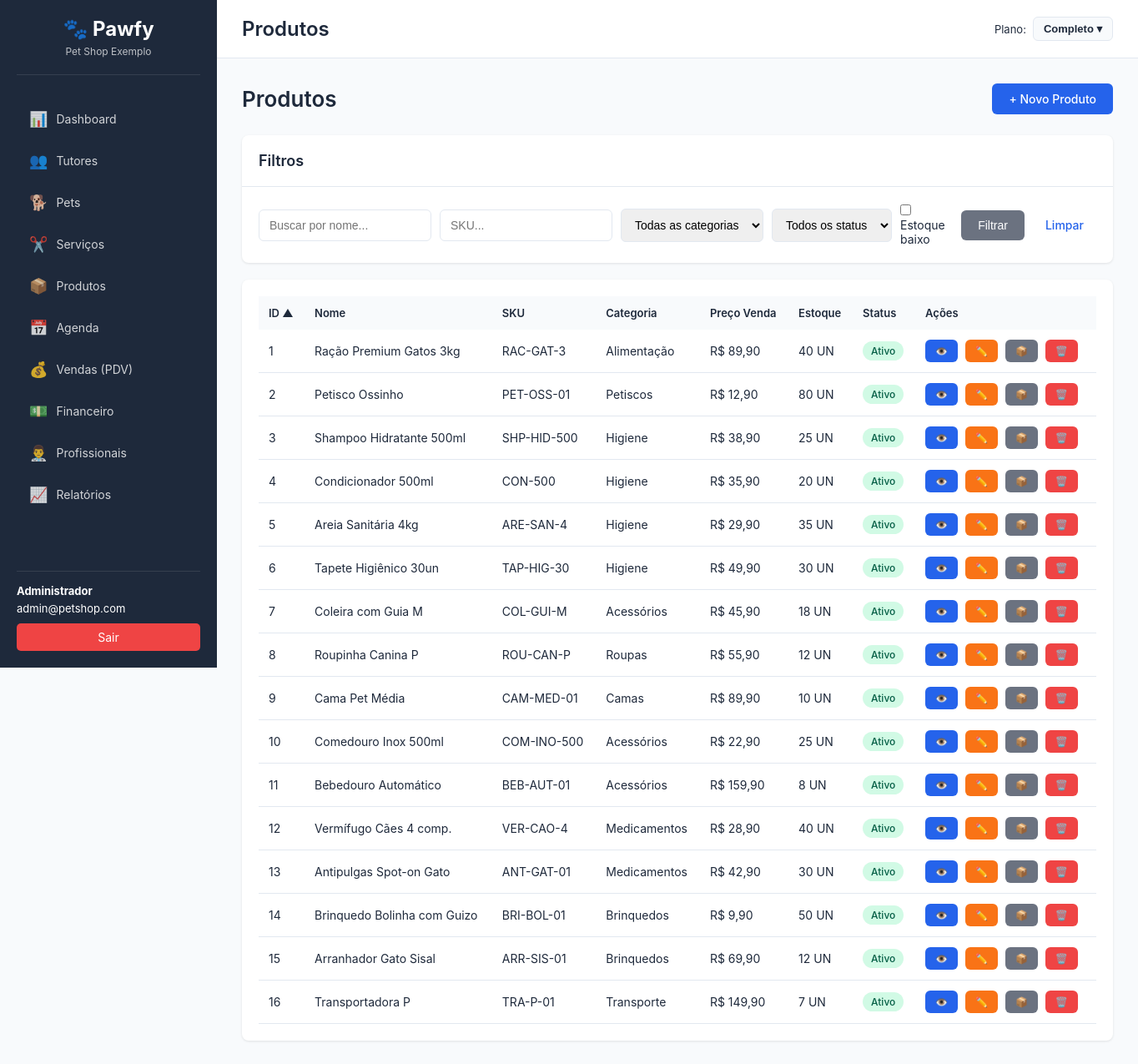
The page /?page=produtos (signed in) on the database its author committed.
### tables this page shows
CREATE TABLE IF NOT EXISTS produtos (
    id INT AUTO_INCREMENT PRIMARY KEY,
    company_id INT NOT NULL,
    nome VARCHAR(255) NOT NULL,
    descricao TEXT,
    sku VARCHAR(50),
    categoria VARCHAR(100),
    preco_venda DECIMAL(10,2) NOT NULL,
    preco_custo DECIMAL(10,2),
    estoque_atual INT DEFAULT 0,
    estoque_minimo INT DEFAULT 0,
    unidade VARCHAR(20) DEFAULT 'UN',
    status ENUM('ativo', 'inativo') DEFAULT 'ativo',
    data_criacao TIMESTAMP DEFAULT CURRENT_TIMESTAMP,
    data_atualizacao TIMESTAMP DEFAULT CURRENT_TIMESTAMP ON UPDATE CURRENT_TIMESTAMP,
    FOREIGN KEY (company_id) REFERENCES companies(id) ON DELETE CASCADE,
    INDEX idx_company (company_id),
    INDEX idx_nome (nome),
    INDEX idx_sku (sku),
    INDEX idx_estoque (estoque_atual)
);

### database/connection.php (called while the page is built, shortened)
<?php
require_once __DIR__ . '/../config/config.php';
class Database {
    private static $instance = null;
    private $connection;
    private function __construct() {
        try {
            $dsn = "mysql:host=" . DB_HOST . ";dbname=" . DB_NAME . ";charset=" . DB_CHARSET;
            $options = [
                PDO::ATTR_ERRMODE => PDO::ERRMODE_EXCEPTION,
                PDO::ATTR_DEFAULT_FETCH_MODE => PDO::FETCH_ASSOC,
                PDO::ATTR_EMULATE_PREPARES => false,
                PDO::MYSQL_ATTR_INIT_COMMAND => "SET NAMES " . DB_CHARSET
            ];
            $this->connection = new PDO($dsn, DB_USER, DB_PASS, $options);
        } catch (PDOException $e) {
            die("Erro na conexão com o banco de dados: " . $e->getMessage());
        }
    }
    public static function getInstance() {
        if (self::$instance === null) {
            self::$instance = new self();
        }
        return self::$instance;
    }
    public function query($sql, $params = []) {
        try {
            $stmt = $this->connection->prepare($sql);
            $stmt->execute($params);
            return $stmt->fetchAll();
        } catch (PDOException $e) {
            error_log("Erro na query: " . $e->getMessage());
            return false;
        }
    }
}

### classes/Produto.class.php (called while the page is built, shortened)
<?php
require_once __DIR__ . '/../database/connection.php';
class Produto {
    private $db;
    private $company_id;
    public function __construct($company_id = null) {
        $this->db = Database::getInstance();
        $this->company_id = $company_id ?? getCompanyId();
    }
    public function getAll($filtros = []) {
        $sql = "SELECT * FROM produtos WHERE company_id = :company_id";
        $params = [':company_id' => $this->company_id];
        $allowed_sort = ['id', 'nome', 'sku', 'categoria', 'preco_venda', 'estoque_atual', 'status'];
        $sort_col = (isset($filtros['orderby']) && in_array($filtros['orderby'], $allowed_sort)) ? $filtros['orderby'] : 'id';
        $sort_dir = (isset($filtros['order']) && strtolower($filtros['order']) === 'desc') ? 'DESC' : 'ASC';
        $sql .= " ORDER BY $sort_col $sort_dir";
        return $this->db->query($sql, $params);
    }
}

### views/produtos/list.php (the view, shortened to what this page needs)
<?php
$sort_col = $_GET['orderby'] ?? 'id';
$sort_dir = $_GET['order'] ?? 'asc';
?>
<div class="page-header">
    <h2>Produtos</h2>
    <a href="?page=produtos&action=create" class="btn btn-primary">+ Novo Produto</a>
</div>
<div class="card">
    <div class="card-header">
        <h3>Filtros</h3>
    </div>
    <div class="card-body">
        <form method="GET" class="form-inline">
            <input type="text" name="nome" placeholder="Buscar por nome..." value="<?= htmlspecialchars($_GET['nome'] ?? '') ?>" class="form-control">
            <input type="text" name="sku" placeholder="SKU..." value="<?= htmlspecialchars($_GET['sku'] ?? '') ?>" class="form-control">
            <select name="categoria" class="form-control">
                <option value="">Todas as categorias</option>
            </select>
            <select name="status" class="form-control">
                <option value="">Todos os status</option>
            </select>
            <label class="form-check-label">
                <input type="checkbox" name="estoque_baixo" value="1" <?= (isset($_GET['estoque_baixo']) && $_GET['estoque_baixo'] == '1') ? 'checked' : '' ?>>
                Estoque baixo
            </label>
            <button type="submit" class="btn btn-secondary">Filtrar</button>
            <a href="?page=produtos&action=list" class="btn btn-link">Limpar</a>
        </form>
    </div>
</div>
<div class="card">
    <div class="card-body">
        <?php if (empty($produtos)): ?>
            <p class="text-center">Nenhum produto cadastrado.</p>
        <?php else: ?>
        <table class="table">
            <thead>
                <tr>
                    <th><?= thSort('ID', 'id', $sort_col, $sort_dir) ?></th>
                    <th><?= thSort('Nome', 'nome', $sort_col, $sort_dir) ?></th>
                    <th><?= thSort('SKU', 'sku', $sort_col, $sort_dir) ?></th>
                    <th><?= thSort('Categoria', 'categoria', $sort_col, $sort_dir) ?></th>
                    <th><?= thSort('Preço Venda', 'preco_venda', $sort_col, $sort_dir) ?></th>
                    <th><?= thSort('Estoque', 'estoque_atual', $sort_col, $sort_dir) ?></th>
                    <th><?= thSort('Status', 'status', $sort_col, $sort_dir) ?></th>
                    <th>Ações</th>
                </tr>
            </thead>
            <tbody>
                <?php foreach ($produtos as $p): ?>
                <tr class="<?= ($p['estoque_atual'] <= $p['estoque_minimo']) ? 'table-warning' : '' ?>">
                    <td><?= $p['id'] ?></td>
                    <td><?= htmlspecialchars($p['nome']) ?></td>
                    <td><?= htmlspecialchars($p['sku'] ?? '-') ?></td>
                    <td><?= htmlspecialchars($p['categoria'] ?? '-') ?></td>
                    <td><?= formatarMoeda($p['preco_venda']) ?></td>
                    <td>
                        <?php if ($p['estoque_atual'] <= $p['estoque_minimo']): ?>
                            <span class="text-danger"><strong><?= $p['estoque_atual'] ?></strong></span>
                        <?php else: ?>
                            <?= $p['estoque_atual'] ?>
                        <?php endif; ?>
                        <?= $p['unidade'] ?>
                    </td>
                    <td>
                        <span class="badge badge-<?= $p['status'] == 'ativo' ? 'success' : 'danger' ?>">
                            <?= ucfirst($p['status']) ?>
                        </span>
                    </td>
                    <td class="actions">
                        <a href="?page=produtos&action=view&id=<?= $p['id'] ?>" class="btn btn-sm btn-info" title="Visualizar">👁️</a>
                        <a href="?page=produtos&action=edit&id=<?= $p['id'] ?>" class="btn btn-sm btn-warning" title="Editar">✏️</a>
                        <a href="?page=produtos&action=movimentacao&id=<?= $p['id'] ?>" class="btn btn-sm btn-secondary" title="Movimentação de Estoque">📦</a>
                        <a href="?page=produtos&action=delete&id=<?= $p['id'] ?>" class="btn btn-sm btn-danger" title="Excluir" onclick="return confirm('Tem certeza que deseja excluir este produto?')">🗑️</a>
                    </td>
                </tr>
                <?php endforeach; ?>
            </tbody>
        </table>
        <?php endif; ?>
    </div>
</div>
<?php
include __DIR__ . '/../template.php';
?>

### public/css/style.css (style rules this page uses)
:root { --primary-color: #2563EB; --secondary-color: #F97316; --success-color: #10B981; --danger-color: #EF4444; --warning-color: #F97316; --info-color: #2563EB; --dark-color: #1E293B; --light-color: #F8FAFC; --border-color: #E2E8F0; --text-color: #1E293B; --sidebar-width: 260px; }
* { margin: 0; padding: 0; box-sizing: border-box; }
body { font-family: -apple-system, BlinkMacSystemFont, 'Segoe UI', Roboto, 'Helvetica Neue', Arial, sans-serif; font-size: 14px; color: var(--text-color); background-color: #F8FAFC; }
.card { background-color: white; border-radius: 8px; box-shadow: 0 1px 3px rgba(0, 0, 0, 0.1); margin-bottom: 20px; }
.card-header { padding: 20px; border-bottom: 1px solid var(--border-color); display: flex; justify-content: space-between; align-items: center; }
.card-header h3 { font-size: 18px; font-weight: 600; }
.card-body { padding: 20px; }
.table { width: 100%; border-collapse: collapse; }
.table thead { background-color: var(--light-color); }
.table th { padding: 12px; text-align: left; font-weight: 600; font-size: 13px; color: var(--text-color); }
.table td { padding: 12px; border-bottom: 1px solid var(--border-color); }
.btn { display: inline-block; padding: 10px 20px; border-radius: 6px; text-decoration: none; border: none; cursor: pointer; font-size: 14px; font-weight: 500; transition: all 0.3s; }
.btn-primary { background-color: var(--primary-color); color: white; }
.btn-secondary { background-color: #6B7280; color: white; }
.btn-warning { background-color: var(--warning-color); color: white; }
.btn-danger { background-color: var(--danger-color); color: white; }
.btn-info { background-color: var(--info-color); color: white; }
.btn-sm { padding: 6px 12px; font-size: 12px; }
.btn-link { background: none; color: var(--primary-color); padding: 10px 15px; }
.form-control { width: 100%; padding: 10px 12px; border: 1px solid var(--border-color); border-radius: 6px; font-size: 14px; transition: all 0.3s; }
.form-inline { display: flex; gap: 10px; align-items: center; }
.form-inline .form-control { width: auto; flex: 1; }
.badge { display: inline-block; padding: 4px 10px; border-radius: 12px; font-size: 12px; font-weight: 500; }
.badge-success { background-color: #D1FAE5; color: #065F46; }
.page-header { display: flex; justify-content: space-between; align-items: center; margin-bottom: 25px; }
.page-header h2 { font-size: 26px; font-weight: 600; }
.actions { white-space: nowrap; }
.actions .btn { margin-right: 5px; }

### rows shown on the page
produtos: id "1", nome "Ração Premium Gatos 3kg", sku "RAC-GAT-3", categoria "Alimentação", preco_venda "R$ 89,90", estoque_atual "40", unidade "UN", status "Ativo"
produtos: id "2", nome "Petisco Ossinho", sku "PET-OSS-01", categoria "Petiscos", preco_venda "R$ 12,90", estoque_atual "80", unidade "UN", status "Ativo"
produtos: id "3", nome "Shampoo Hidratante 500ml", sku "SHP-HID-500", categoria "Higiene", preco_venda "R$ 38,90", estoque_atual "25", unidade "UN", status "Ativo"
produtos: id "4", nome "Condicionador 500ml", sku "CON-500", categoria "Higiene", preco_venda "R$ 35,90", estoque_atual "20", unidade "UN", status "Ativo"
produtos: id "5", nome "Areia Sanitária 4kg", sku "ARE-SAN-4", categoria "Higiene", preco_venda "R$ 29,90", estoque_atual "35", unidade "UN", status "Ativo"
produtos: id "6", nome "Tapete Higiênico 30un", sku "TAP-HIG-30", categoria "Higiene", preco_venda "R$ 49,90", estoque_atual "30", unidade "UN", status "Ativo"
produtos: id "7", nome "Coleira com Guia M", sku "COL-GUI-M", categoria "Acessórios", preco_venda "R$ 45,90", estoque_atual "18", unidade "UN", status "Ativo"
produtos: id "8", nome "Roupinha Canina P", sku "ROU-CAN-P", categoria "Roupas", preco_venda "R$ 55,90", estoque_atual "12", unidade "UN", status "Ativo"
produtos: id "9", nome "Cama Pet Média", sku "CAM-MED-01", categoria "Camas", preco_venda "R$ 89,90", estoque_atual "10", unidade "UN", status "Ativo"
produtos: id "10", nome "Comedouro Inox 500ml", sku "COM-INO-500", categoria "Acessórios", preco_venda "R$ 22,90", estoque_atual "25", unidade "UN", status "Ativo"
produtos: id "11", nome "Bebedouro Automático", sku "BEB-AUT-01", categoria "Acessórios", preco_venda "R$ 159,90", estoque_atual "8", unidade "UN", status "Ativo"
produtos: id "12", nome "Vermífugo Cães 4 comp.", sku "VER-CAO-4", categoria "Medicamentos", preco_venda "R$ 28,90", estoque_atual "40", unidade "UN", status "Ativo"
produtos: id "13", nome "Antipulgas Spot-on Gato", sku "ANT-GAT-01", categoria "Medicamentos", preco_venda "R$ 42,90", estoque_atual "30", unidade "UN", status "Ativo"
produtos: id "14", nome "Brinquedo Bolinha com Guizo", sku "BRI-BOL-01", categoria "Brinquedos", preco_venda "R$ 9,90", estoque_atual "50", unidade "UN", status "Ativo"
produtos: id "15", nome "Arranhador Gato Sisal", sku "ARR-SIS-01", categoria "Brinquedos", preco_venda "R$ 69,90", estoque_atual "12", unidade "UN", status "Ativo"
produtos: id "16", nome "Transportadora P", sku "TRA-P-01", categoria "Transporte", preco_venda "R$ 149,90", estoque_atual "7", unidade "UN", status "Ativo"

### other values the page prints
$_SESSION['company_name'] "Pet Shop Exemplo"
$_SESSION['user_name'] "Administrador"
$_SESSION['user_email'] "admin@petshop.com"
$page_title "Produtos"
PLANOS[$_SESSION['plano'] ?? 'completo']['nome'] "Completo"
$label "ID Nome SKU Categoria Preço Venda Estoque Status"
$icon "▲"
